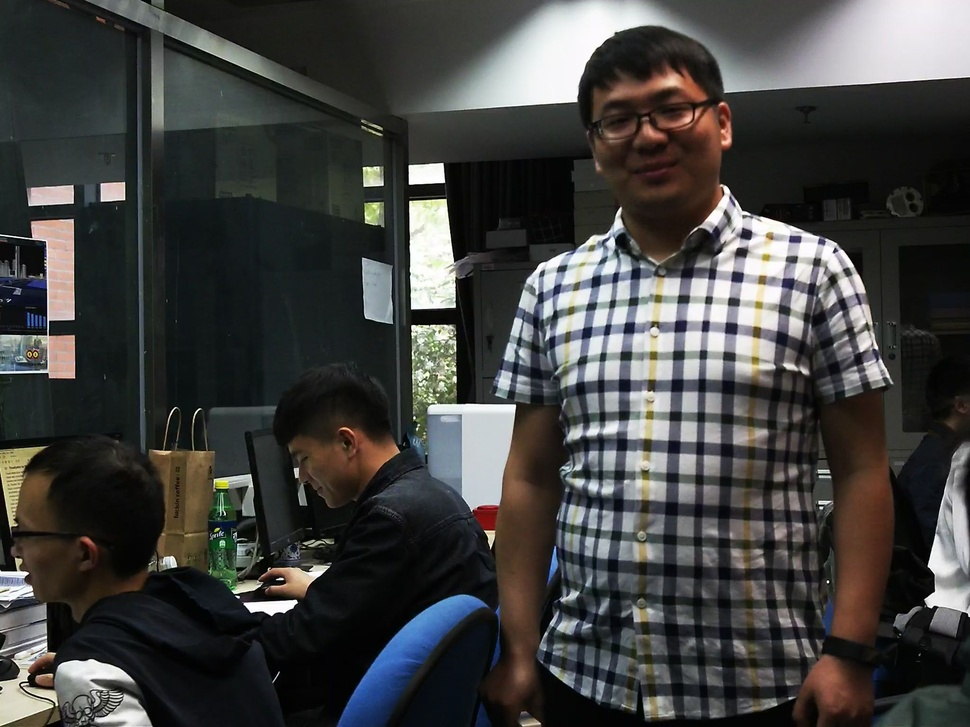
%> input picture calibrate_stereo/20110101/1-02.jpg, 970 x 727 px, shrunk from 2048 x 1536 before the run
$ octave test.m   (GNU Octave 9; MATLAB toolbox functions it lacks are replaced by stand-ins)
%> lines starting %> are read from the running program, lines starting %| are printed output that depends on the picture
clc;clear;
% Load the stereoParameters object.
load('stereoParams87w.mat');

img1 = rgb2gray(imread('1-02.jpg'));
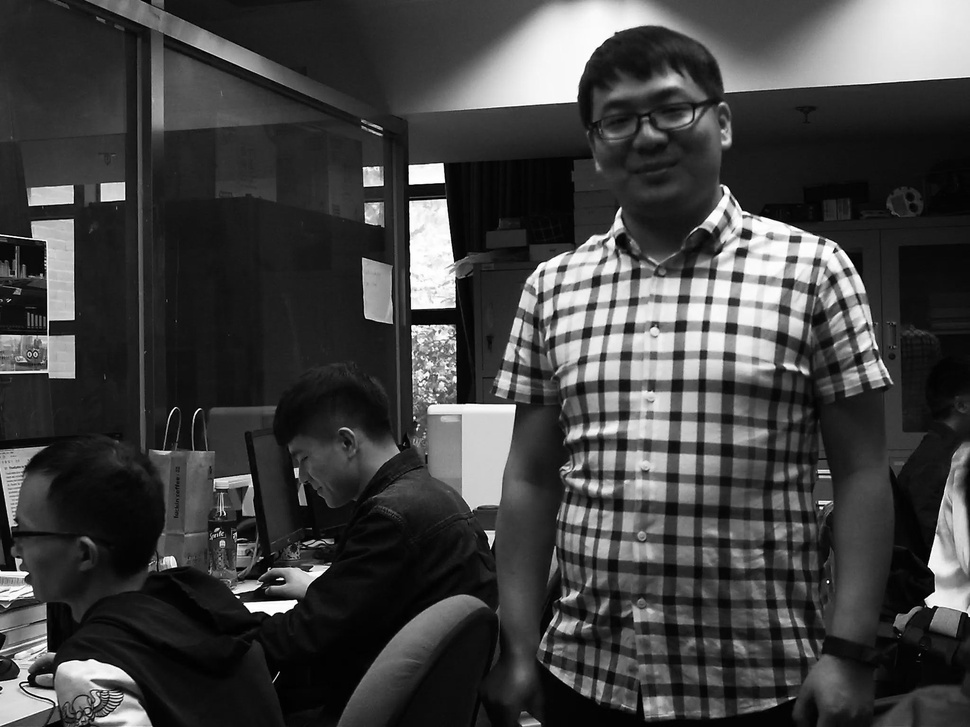
%> img1: size 727x970 uint8; min 0, max 255, mean 65.3
img2 = rgb2gray(imread('2-02.jpg'));
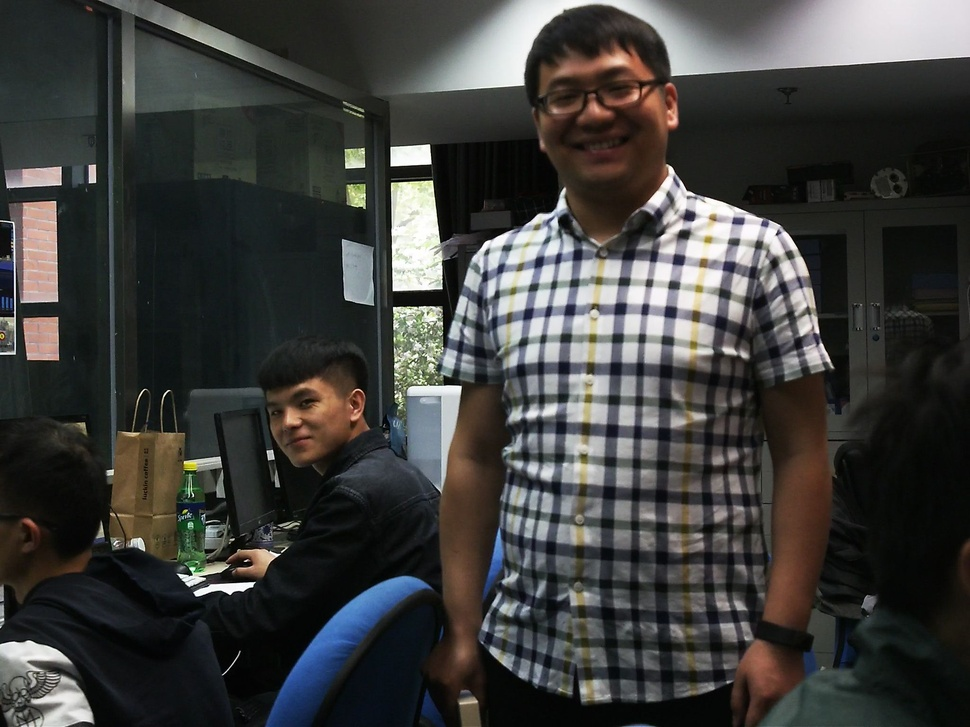
%> input picture calibrate_stereo/20110101/2-02.jpg, 970 x 727 px, shrunk from 2048 x 1536 before the run
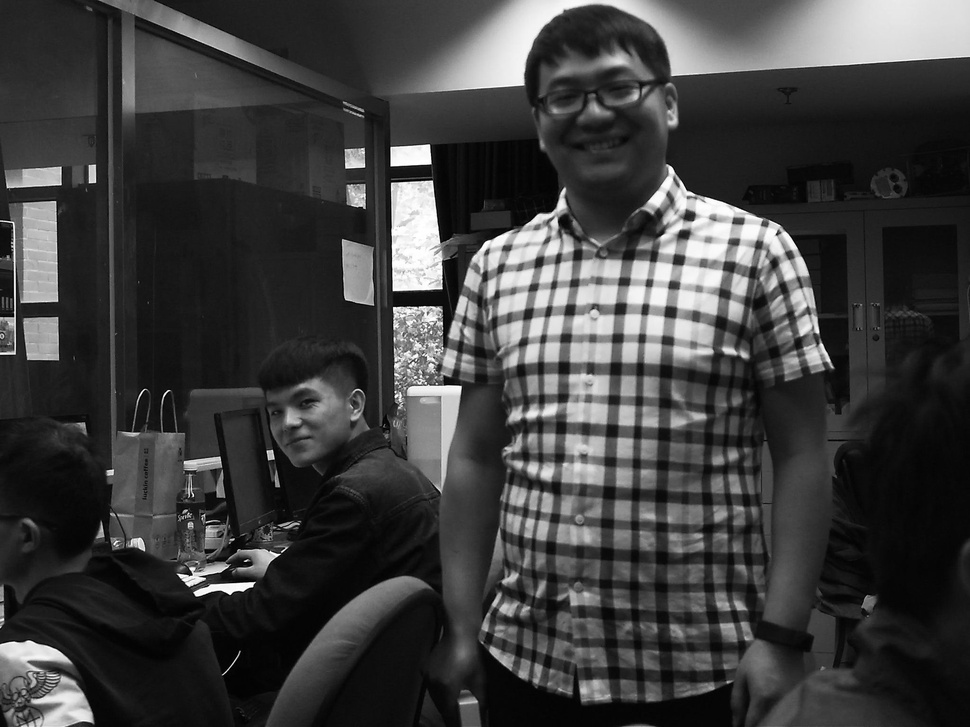
%> img2: size 727x970 uint8; min 0, max 255, mean 61.9

%> (the run ends here)
